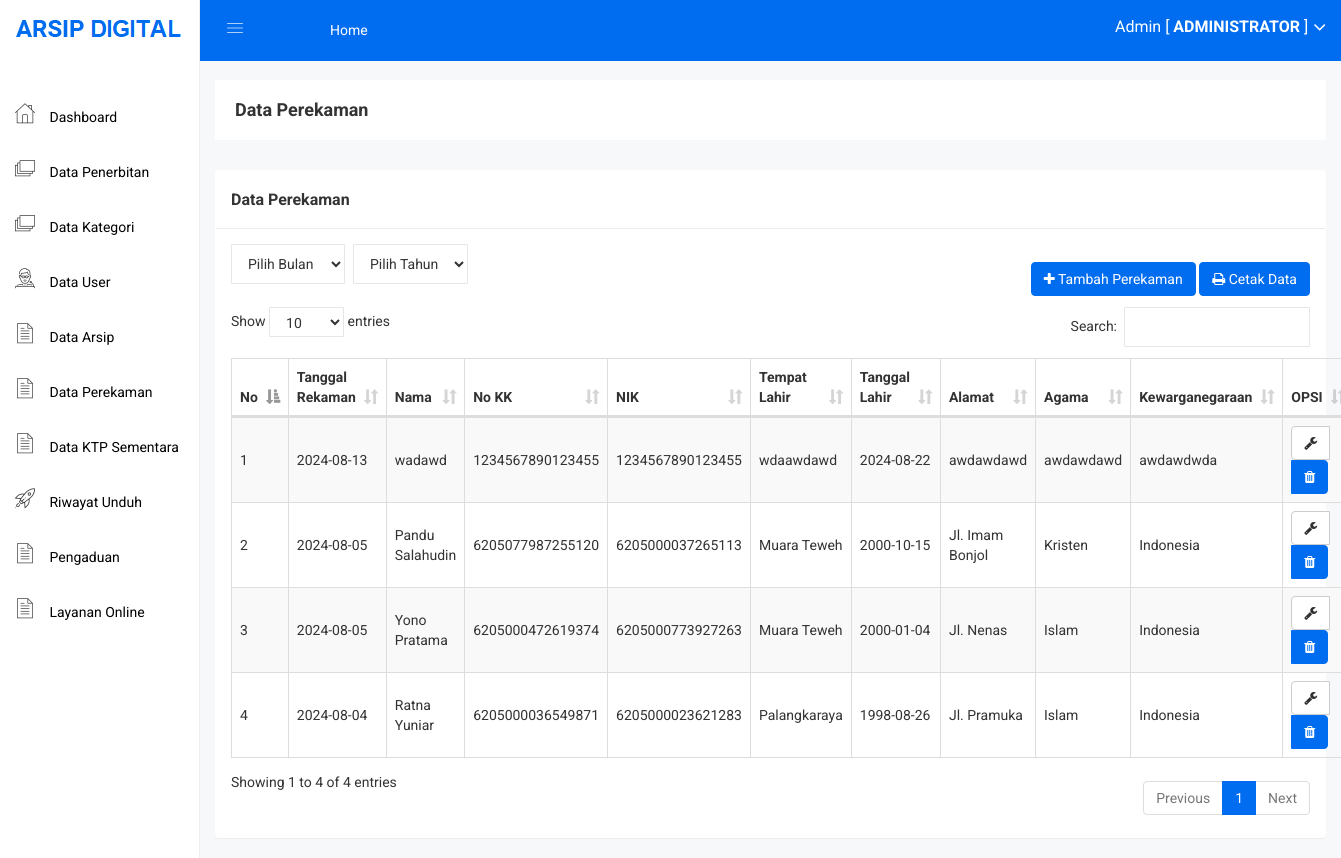
/admin/dt_perekaman.php (signed in), run on an earlier commit of the app's database.
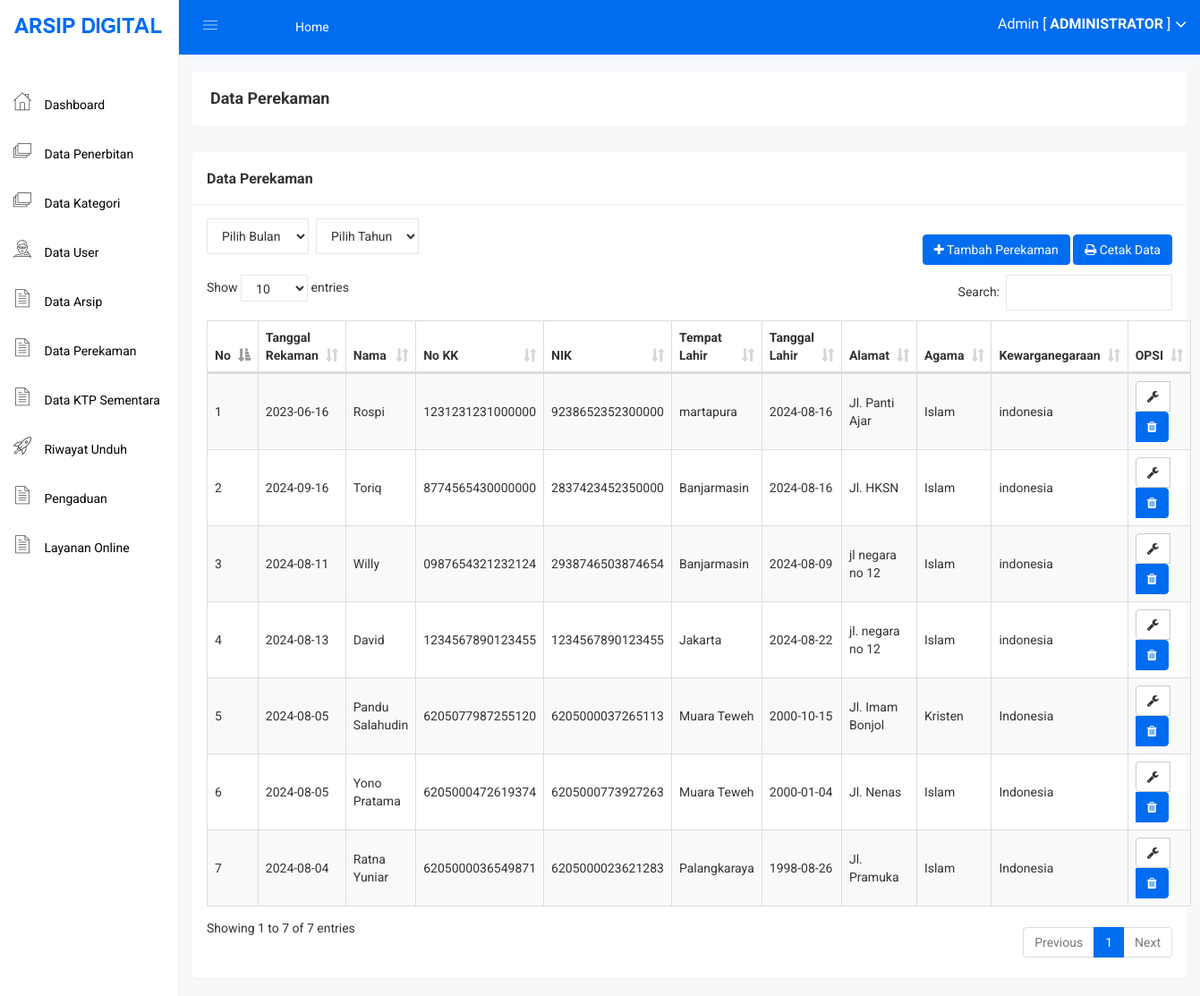
And on a later commit of the database.
### tables this page shows
CREATE TABLE IF NOT EXISTS `dt_perekaman` (
  `id_perekaman` int NOT NULL AUTO_INCREMENT,
  `tgl_input` date NOT NULL,
  `nama` varchar(30) NOT NULL,
  `no_kk` varchar(16) NOT NULL,
  `nik` varchar(16) NOT NULL,
  `tempat_lahir` varchar(20) NOT NULL,
  `tgl_lahir` date NOT NULL,
  `alamat` varchar(20) NOT NULL,
  `agama` varchar(10) NOT NULL,
  `negara` varchar(20) NOT NULL,
  PRIMARY KEY (`id_perekaman`),
  UNIQUE KEY `no_kk` (`no_kk`),
  UNIQUE KEY `nik` (`nik`)
);

### admin/dt_perekaman.php (the view, shortened to what this page needs)
<?php include 'header.php'; ?>
<br>
<br>
<div class="breadcome-area">
    <div class="container-fluid">
        <div class="row">
            <div class="col-lg-12 col-md-12 col-sm-12 col-xs-12">
                <div class="breadcome-list">
                    <div class="row">
                        <div class="col-lg-6 col-md-6 col-sm-6 col-xs-12">
                            <div class="breadcome-heading">
                                <h4 style="margin-bottom: 0px">Data Perekaman</h4>
                            </div>
                        </div>
                    </div>
                </div>
            </div>
        </div>
    </div>
</div>
<div class="container-fluid">
    <div class="panel panel">
        <div class="panel-heading">
            <h3 class="panel-title">Data Perekaman</h3>
        </div>
        <div class="panel-body">
            <div class="d-flex align-items-center justify-content-between mb-2">
                <div class="d-flex">
                    <div class="form-group">
                        <?= renderMonthSelect('bulan'); ?>
                    </div>
                    <div class="form-group mx-2">
                        <?= renderYearSelect('tahun', 2020, 2025); ?>
                    </div>
                </div>
                <div>
                    <a href="dt_perekaman_tambah.php" class="btn btn-primary"><i class="fa fa-plus"></i> Tambah Perekaman</a>
                    <a href="dt_perekaman_cetak.php?<?= getUrlParams() ?>" class="btn btn-primary"><i class="fa fa-print"></i> Cetak Data</a>
                </div>
            </div>
            <table id="table" class="table table-bordered table-striped table-hover table-datatable">
                <thead>
                    <tr>
                        <th>No</th>
                        <th width="1%">Tanggal Rekaman</th>
                        <th width="5%">Nama</th>
                        <th>No KK</th>
                        <th>NIK</th>
                        <th>Tempat Lahir</th>
                        <th>Tanggal Lahir</th>
                        <th>Alamat</th>
                        <th>Agama</th>
                        <th>Kewarganegaraan</th>
                        <th class="text-center" width="10%">OPSI</th>
                    </tr>
                </thead>
                <tbody>
                    <?php
                    $no = 1;
                    $sql = "SELECT * FROM dt_perekaman";
                    $sql .= " ORDER BY id_perekaman DESC";
                    $dt_perekaman = mysqli_query($koneksi, $sql);
                    while ($p = mysqli_fetch_array($dt_perekaman)) {
                    ?>
                        <tr>
                            <td><?php echo $no++; ?></td>
                            <td><?php echo $p['tgl_input'] ?></td>
                            <td><?php echo $p['nama'] ?></td>
                            <td><?php echo $p['no_kk'] ?></td>
                            <td><?php echo $p['nik'] ?></td>
                            <td><?php echo $p['tempat_lahir'] ?></td>
                            <td><?php echo $p['tgl_lahir'] ?></td>
                            <td><?php echo $p['alamat'] ?></td>
                            <td><?php echo $p['agama'] ?></td>
                            <td><?php echo $p['negara'] ?></td>
                            <td class="text-center">
                                <?php
                                if ($p['id_perekaman'] != 1) {
                                ?>
                                    <div class="btn-group">
                                        <a href="dt_perekaman_edit.php?id=<?php echo $p['id_perekaman']; ?>" class="btn btn-default"><i class="fa fa-wrench"></i></a>
                                        <button type="button" class="btn btn-primary" data-toggle="modal" data-target="#exampleModal_<?php echo $p['id_perekaman']; ?>">
                                            <i class="fa fa-trash"></i>
                                        </button>
                                    </div>
                                <?php
                                }
                                ?>
                            </td>
                        </tr>
                    <?php
                    }
                    ?>
                </tbody>
            </table>
        </div>
    </div>
</div>
<?php include 'footer.php'; ?>

What changed in the data, as far as the page shows it:
added dt_perekaman: tgl_input "2023-06-16", nama "Rospi", no_kk "1231231231000000", nik "9238652352300000", tempat_lahir "martapura", tgl_lahir "2024-08-16", alamat "Jl. Panti Ajar", agama "Islam", negara "indonesia"
added dt_perekaman: tgl_input "2024-09-16", nama "Toriq", no_kk "8774565430000000", nik "2837423452350000", tempat_lahir "Banjarmasin", tgl_lahir "2024-08-16", alamat "Jl. HKSN", agama "Islam", negara "indonesia"
added dt_perekaman: tgl_input "2024-08-11", nama "Willy", no_kk "0987654321232124", nik "2938746503874654", tempat_lahir "Banjarmasin", tgl_lahir "2024-08-09", alamat "jl negara no 12", agama "Islam", negara "indonesia"
changed dt_perekaman: nama "wadawd" → "David"; tempat_lahir "wdaawdawd" → "Jakarta"; alamat "awdawdawd" → "jl. negara no 12"; agama "awdawdawd" → "Islam"; negara "awdawdwda" → "indonesia"
Also different on the page:
text written by a page script: "Show entries Search: Showing 1 to 4 of 4 entries Previous 1 Next" → "Show entries Search: Showing 1 to 7 of 7 entries Previous 1 Next"
